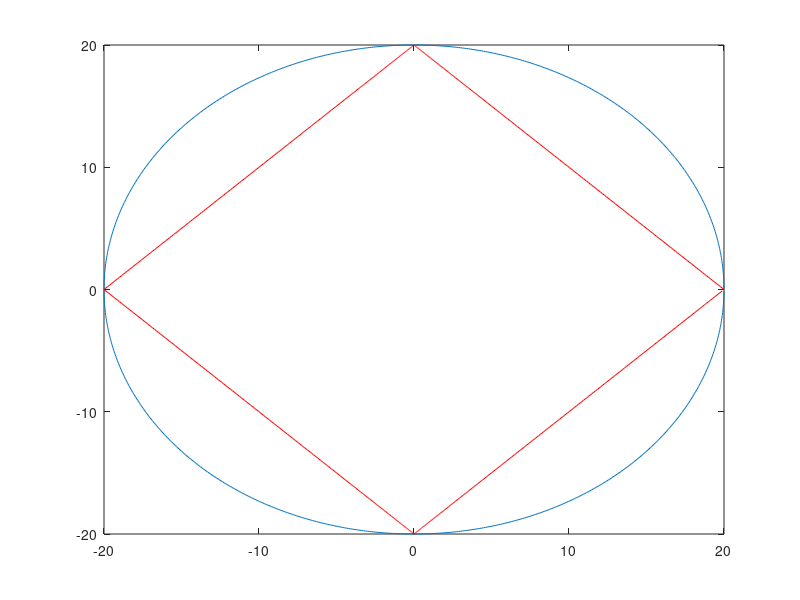

The MATLAB script that drew this image:
clc
clear 
close all

v_max = 20; % m/s
N = 1000; t = ([1:N]-1)/N; 
vH = v_max*[cos(2*pi*t);sin(2*pi*t)];

L = 2.5; theta = 0;
Mcin = [cos(theta), -L*sin(theta);...
        sin(theta),  L*cos(theta)];
    
w_max = v_max/L;
    
VW = (Mcin^-1)*vH;

VW(1,:) = (v_max-(abs(VW(2,:))/w_max)*v_max).*sign(VW(1,:));
vH2 = Mcin*VW; 

figure
plot(vH(1,:),vH(2,:))
hold on
plot(vH2(1,:),vH2(2,:),'r')

% Checando se bateu com as restrições
VW2 = (Mcin^-1)*vH2;
v_comp = (v_max-(abs(VW2(2,:))/w_max)*v_max).*sign(VW2(1,:));

e = (v_comp-VW2(1,:))*(v_comp-VW2(1,:))'